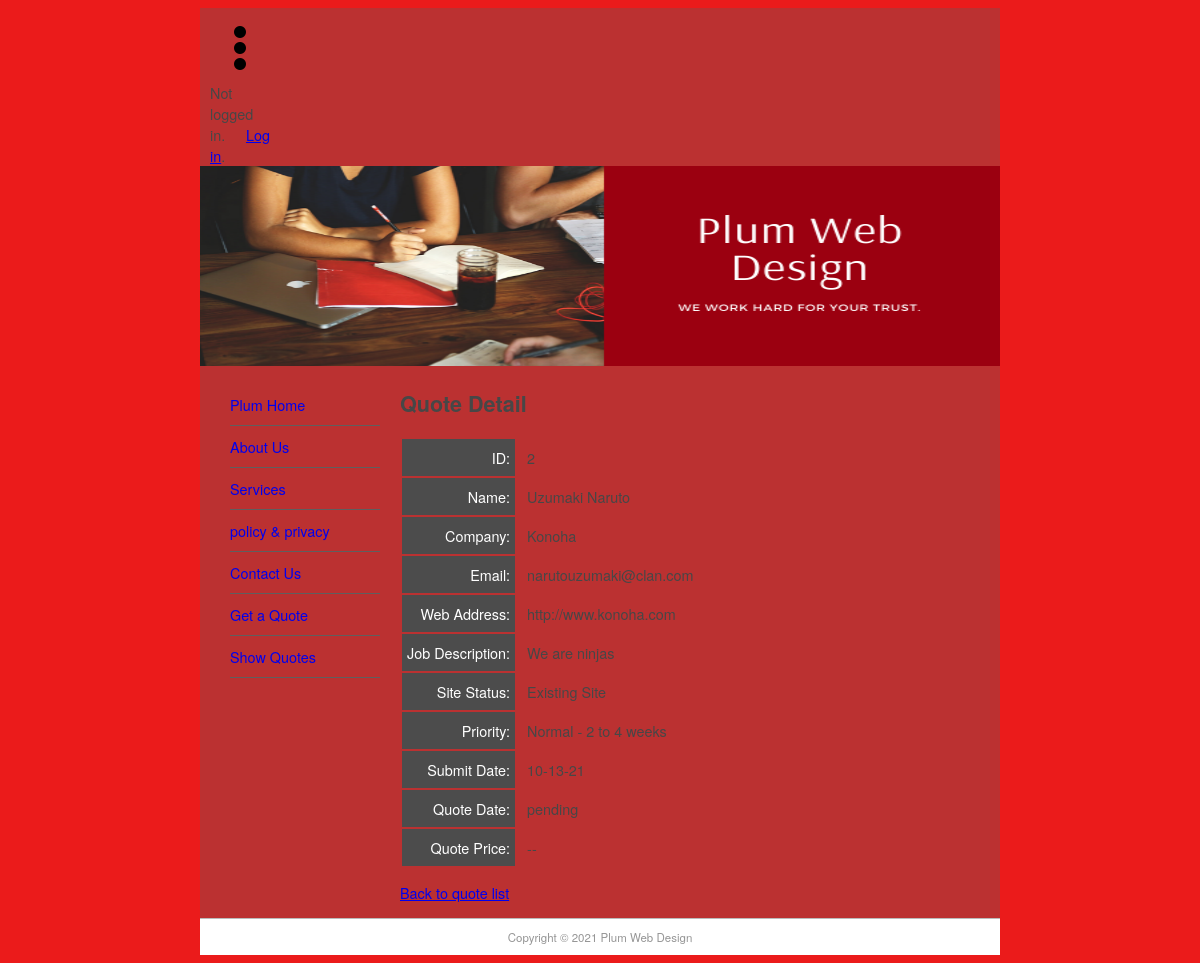
The app's page /quote/show/2 with its own data.
### pages/models.py (models this page shows, shortened)
class Page(models.Model):
    title = models.CharField(max_length = 60)
    permalink = models.CharField(max_length = 60, unique = True)
    update_date = models.DateField('Last Updated')
    bodytext = models.TextField('Page Content', blank = True)

### quotes/models.py (models this page shows, shortened)
class Quote(models.Model):
    name = models.CharField(max_length = 100)
    position = models.CharField(max_length = 60, blank = True)
    company = models.CharField(max_length = 60, blank = True)
    address = models.CharField(max_length = 200, blank = True)
    phone = models.CharField(max_length = 15, blank = True)
    email = models.EmailField()
    web = models.URLField(blank = True)
    description = models.TextField()
    sitestatus = models.CharField(max_length = 20, choices = STATUS_CHOICES)
    priority = models.CharField(max_length = 40, choices  = PRIORITY_CHOICES)
    jobfile = models.FileField(upload_to = 'uploads/', blank = True)
    submitted = models.DateField(auto_now_add = True)
    quotedate = models.DateField(blank = True, null = True)
    quoteprice = models.DecimalField(decimal_places = 2, max_digits = 7, blank = True, default = 0)
    username = models.ForeignKey(User, blank = True, null = True, on_delete = models.CASCADE)

### quotes/views.py (the view)
# urls.py: path('show/<int:pk>', QuoteView.as_view(), name='quote-detail'),
class QuoteView(DetailView):
    model = Quote
    context_object_name = 'quote'
    def get_context_data(self, **kwargs):
        context = super(QuoteView, self).get_context_data(**kwargs)
        context['page_list'] = Page.objects.all()
        return context

### quotes/templates/quotes/quote_detail.html (shortened to what this page needs)
{% extends "quotes/quote.html" %}
{% block content %}
    <h1>
        Quote Detail
    </h1>
    <table class="quote">
        <tr>
            <td>ID:</td><td>{{quote.id}}</td>
        </tr>
        <tr>
            <td>Name:</td><td>{{quote.name}}</td>
        </tr>
        <tr>
            <td>Company:</td><td>{{quote.company}}</td>
        </tr>
        <tr>
            <td>Email:</td><td>{{quote.email}}</td>
        </tr>
        <tr>
            <td>Web Address:</td><td>{{quote.web}}</td>
        </tr>
        <tr>
            <td>Job Description:</td><td>{{quote.description}}</td>
        </tr>
        <tr>
            <td>Site Status:</td><td>{{ quote.get_sitestatus_display }}</td>
        </tr>
        <tr>
            <td>Priority:</td><td>{{ quote.get_priority_display }}</td>
        </tr>
        <tr>
            <td>Submit Date:</td><td>{{ quote.submitted|date:'m-d-y' }}</td>
        </tr>
        <tr>
            <td>Quote Date:</td><td>{{ quote.quotedate|date:'m-d-y'|default:"pending" }}</td>
        </tr>
        <tr>
            <td>Quote Price:</td><td>{{ quote.quoteprice|default:"--" }}</td>
        </tr>
    </table>
    <p>
        <a href="../show">Back to quote list</a>
    </p>
{% endblock content %}

### quotes/templates/quotes/quote.html (shortened to what this page needs)
{% extends "base.html" %}
{% block sidenav %}
    {% for page in page_list %}
        <li>
            <a href="{{ page.permalink }}">
                {{ page.title }}
            </a>
        </li>
    {% endfor %}
{% endblock sidenav %}

### plum_site/static/css/main.css (style rules this page uses)
body { background-color: #eb1b1b; font-family: Gotham, "Helvetica Neue", Helvetica, Arial, sans-serif; font-size: 0.9em; text-align: justify; color: #474747; }
#nav li { padding-top: 10px; padding-bottom: 10px; font-size: 1em; list-style-type: none; border-bottom: thin solid #5F5F5F; color: #4C4C4C; left: 0px; list-style-position: inside; margin-left: -10px; }
#nav li a { text-decoration: none; }
.quote td:first-child { background-color: #4c4c4c; color: white; text-align: right; padding: 8px 5px; border: none; }
.quote td { padding: 5px 10px; }

### records on screen
Page: title "Plum Home"
Page: title "About Us"
Page: title "Services"
Page: title "policy & privacy"
Quote: id "2", name "Uzumaki Naruto", company "Konoha", email "narutouzumaki@clan.com", web "http://www.konoha.com", description "We are ninjas", sitestatus "Existing Site", priority "Normal - 2 to 4 weeks", submitted "10-13-21", quotedate "pending"
